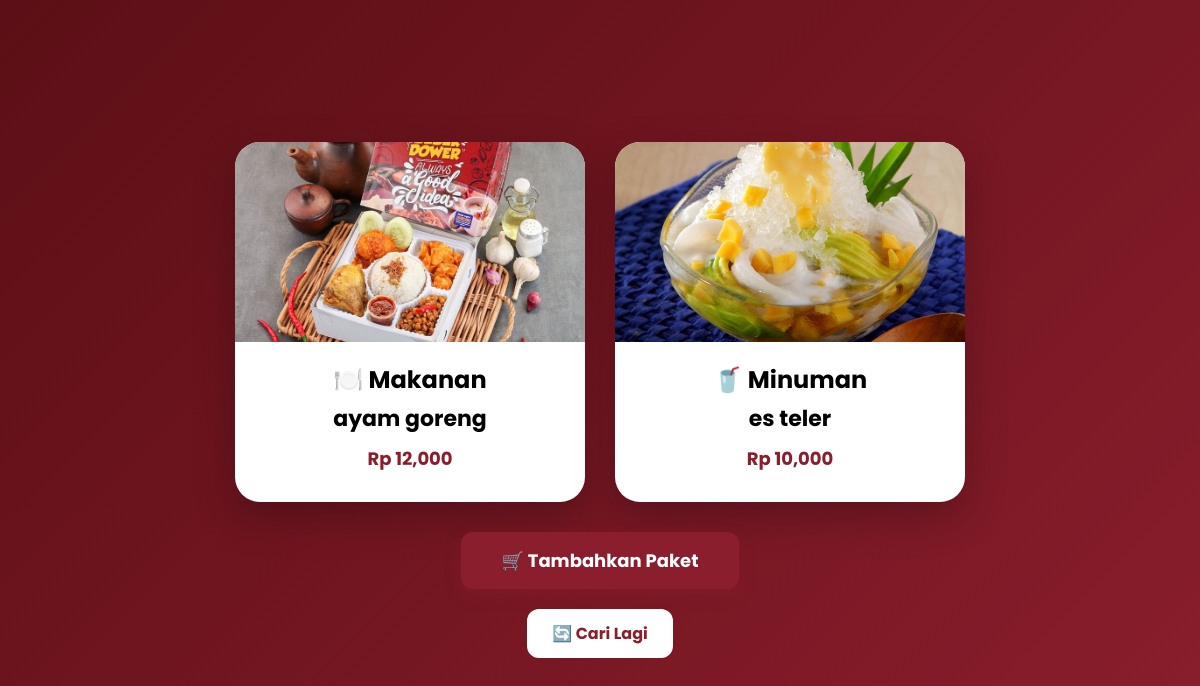
The page /pelanggan/hasil_rekomendasi.php?jenis=semua on the database its author committed.
### tables this page shows
CREATE TABLE `menu` (
  `id_menu` int(11) NOT NULL,
  `nama_menu` varchar(100) DEFAULT NULL,
  `harga` int(11) DEFAULT NULL,
  `stok` int(11) DEFAULT NULL,
  `gambar` varchar(255) DEFAULT NULL,
  `id_kategori_menu` int(11) DEFAULT NULL,
  `id_admin` int(11) DEFAULT NULL,
  `deskripsi_menu` text NOT NULL
);

### pelanggan/hasil_rekomendasi.php (the view, shortened to what this page needs)
<?php
include "koneksi.php";
$jenis = $_GET['jenis'] ?? '';
function getMenu($conn, $id_kategori) {
    $query = mysqli_query($conn, "SELECT * FROM menu WHERE id_kategori_menu = " . (int)$id_kategori . " ORDER BY RAND() LIMIT 1");
    return mysqli_fetch_assoc($query);
}
$makanan = ($jenis == "makanan" || $jenis == "semua") ? getMenu($conn, 18) : null;
$minuman = ($jenis == "minuman" || $jenis == "semua") ? getMenu($conn, 19) : null;
?>
<!DOCTYPE html>
<html lang="id">
<head>
</head>
<body>
<div class="result" id="result">
    <div class="flex">
        <?php if($jenis == "semua"): ?>
            <div class="card">
                <img src="../admind/crud/menu/upload/<?= $makanan['gambar']; ?>" alt="Makanan">
                <div class="content">
                    <h2>🍽️ Makanan</h2>
                    <div class="nama"><?= $makanan['nama_menu']; ?></div>
                    <div class="harga">Rp <?= number_format($makanan['harga']); ?></div>
                </div>
            </div>
            <div class="card">
                <img src="../admind/crud/menu/upload/<?= $minuman['gambar']; ?>" alt="Minuman">
                <div class="content">
                    <h2>🥤 Minuman</h2>
                    <div class="nama"><?= $minuman['nama_menu']; ?></div>
                    <div class="harga">Rp <?= number_format($minuman['harga']); ?></div>
                </div>
            </div>
        <?php endif; ?>
    </div>
    <div class="footer-action">
        <?php if($jenis == "semua"): ?>
            <a href="tambah_keranjang.php?id_m=<?= $makanan['id_menu']; ?>&id_min=<?= $minuman['id_menu']; ?>" class="btn btn-paket">🛒 Tambahkan Paket</a>
            <br>
        <?php endif; ?>
        <a href="rekomendasi.php" class="kembali">🔄 Cari Lagi</a>
    </div>
</div>
</body>
</html>

### pelanggan/hasil_rekomendasi.php (style rules this page uses)
* { margin:0; padding:0; box-sizing:border-box; font-family:'Poppins', sans-serif; }
body { background:linear-gradient(135deg,#5c0f16,#8b1e2d); min-height:100vh; display:flex; justify-content:center; align-items:center; padding:20px; }
.result { display:none; width:100%; max-width:1000px; }
.flex { display:flex; flex-wrap:wrap; gap:30px; justify-content:center; margin-bottom:30px; }
.card { background:white; width:350px; border-radius:25px; overflow:hidden; box-shadow:0 15px 40px rgba(0,0,0,.25); animation:muncul .6s ease; text-align:center; }
.card img { width:100%; height:200px; object-fit:cover; display:block; }
.content { padding:20px; }
.nama { font-size:22px; font-weight:700; margin-top:5px; }
.harga { font-size:18px; color:#8b1e2d; margin:10px 0; font-weight:700; }
.btn, .btn-paket { display:inline-block; padding:12px 25px; background:#8b1e2d; color:white; text-decoration:none; border-radius:12px; font-weight:600; transition:0.3s; cursor:pointer; border:none; }
.btn-paket { padding:15px 40px; font-size:18px; font-weight:700; box-shadow:0 6px 15px rgba(139,30,45,.4); }
.footer-action { text-align:center; }
.kembali { display:inline-block; margin-top:20px; padding:12px 25px; background:white; color:#8b1e2d; border-radius:12px; text-decoration:none; font-weight:bold; transition:.3s; }

### rows shown on the page
menu: gambar (picture), nama_menu "ayam goreng", harga "12,000"
menu: gambar (picture), nama_menu "es teler", harga "10,000"
